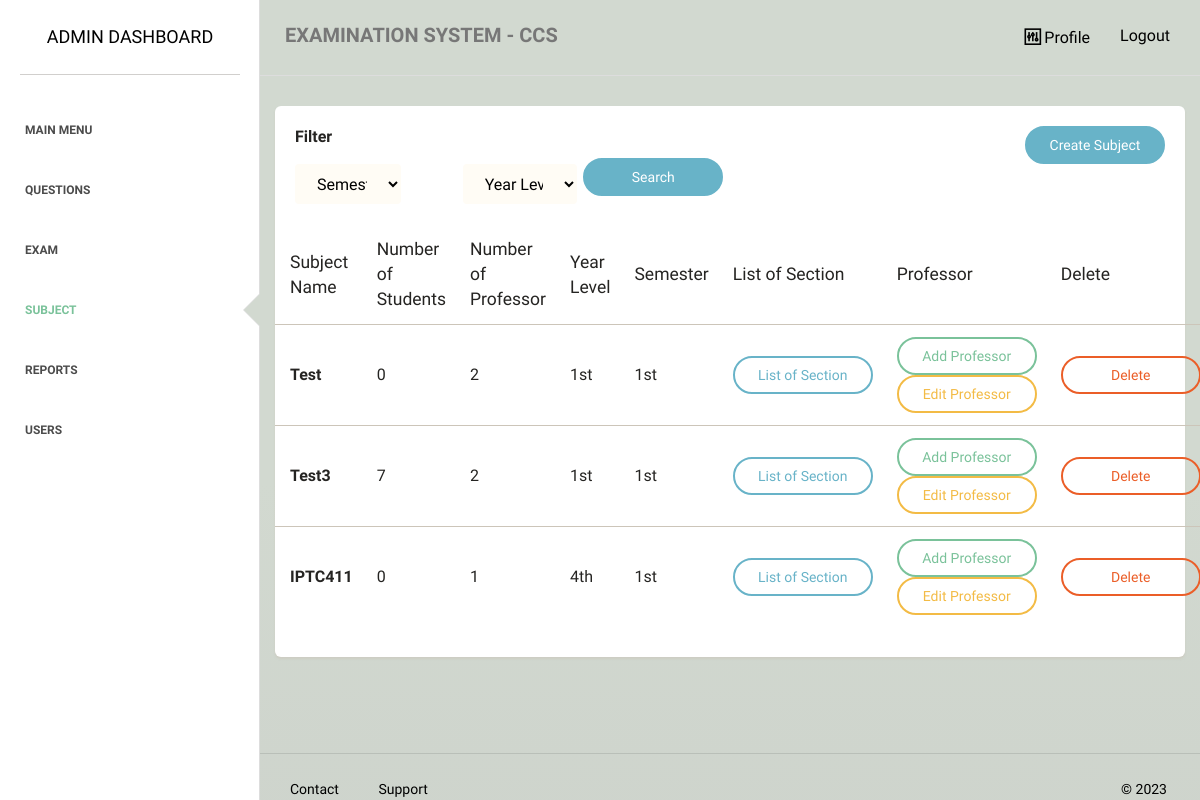
The page /admin/class/ on the database as committed earlier.
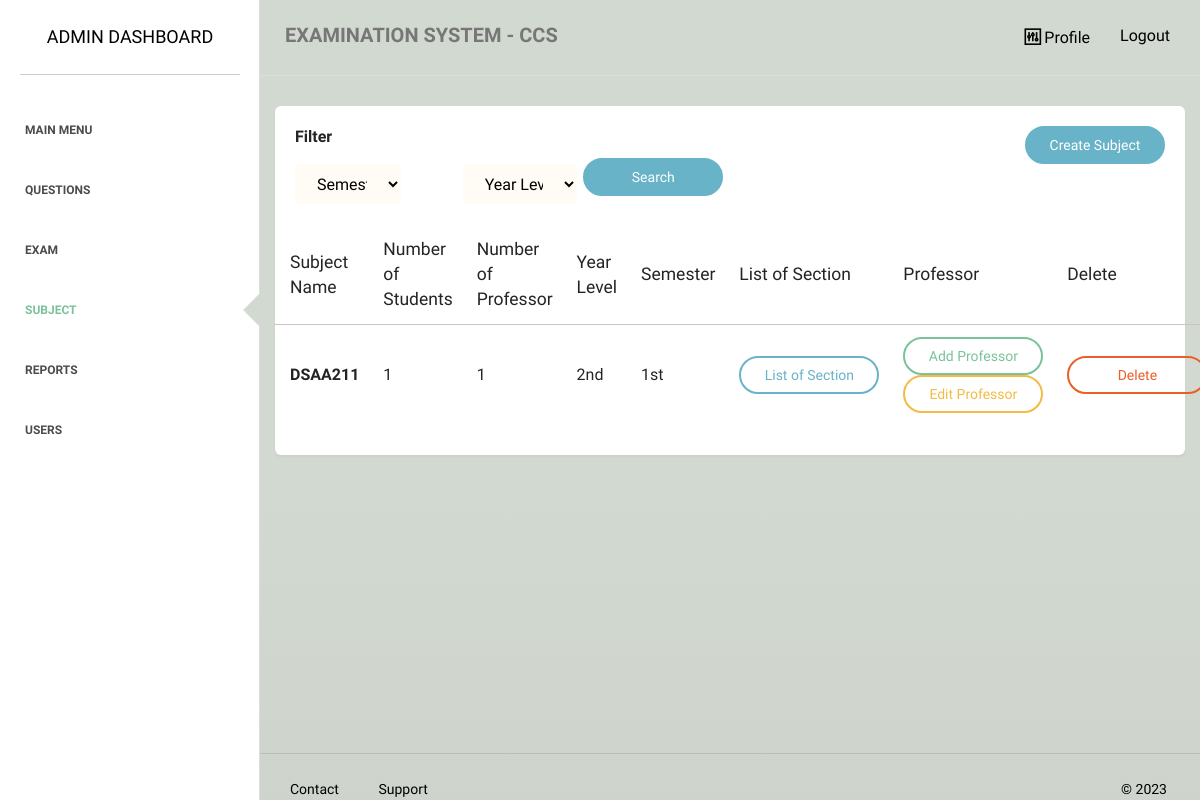
The same page on the database as committed later.
### tables this page shows
CREATE TABLE `subject` (
  `subject_id` int(255) NOT NULL,
  `subject_name` varchar(255) NOT NULL,
  `num_of_student` varchar(255) NOT NULL,
  `rnd_id` varchar(255) NOT NULL,
  `list_of_student` varchar(2000) NOT NULL,
  `semester` varchar(5) NOT NULL,
  `yearlevel` varchar(5) NOT NULL
);

### admin/class/index.php (the view, shortened to what the changed rows need)
<?php
require_once "../../dbconnect.php";
$search1 = $_GET['search1'] ?? '';
$search2 = $_GET['search2'] ?? '';
if ($search1 && $search2) {
    $statement = $pdo->prepare('SELECT s.*, (select count(*) from enrolled_student e where e.subject_id = s.rnd_id) as number_of_stud,
    (select count(*) from prof_subjects p where p.subject_id = s.rnd_id) as number_of_prof FROM subject s WHERE semester like :semester and yearlevel like :yearlevel');
    $statement->bindValue(':semester', "%$search1%");
    $statement->bindValue(':yearlevel', "%$search2%");
} else {
    $statement = $pdo->prepare('SELECT s.*, (select count(*) from enrolled_student e where e.subject_id = s.rnd_id) as number_of_stud,
    (select count(*) from prof_subjects p where p.subject_id = s.rnd_id) as number_of_prof FROM subject s');
}
$statement->execute();
$procdata = $statement->fetchAll(PDO::FETCH_ASSOC);
?>
<!doctype html>
<html lang="en">
<head>
    <link href="../../assets/css/main.css" rel="stylesheet" />
    <link href="../../assets/css/animate.css" rel="stylesheet"/>
    <link href="../../assets/css/paper-dashboard.css" rel="stylesheet"/>
    <link href="../../assets/css/demo.css" rel="stylesheet" />
    <link href="http://maxcdn.bootstrapcdn.com/font-awesome/latest/css/font-awesome.min.css" rel="stylesheet">
    <link href="../../assets/css/themify-icons.css" rel="stylesheet">
</head>
<body>
<div class="wrapper">
    <div class="main-panel">
        <div class="content">
            <div class="container-fluid">
                <div class="row">
                    <div class="">
                        <div class="card ">
                            <div class="content table-responsive table-full-width">
                                <table class="table">
                                    <thead>
                                    	<th>Subject Name</th>
                                    	<th>Number of Students</th>
                                    	<th>Number of Professor</th>
                                    	<th>Year Level</th>
                                    	<th>Semester</th>
                                    	<th>List of Section</th>
                                    	<th>Professor</th>
                                    	<th>Delete</th>
                                    </thead>
                                    <tbody>
                                        <?php foreach ($procdata as $i => $item): ?>
                                        <tr>
                                        	<td style="font-size:medium;"><b><?php echo $item['subject_name']; ?></b></td>
                                        	<td style="font-size:medium;"><?php echo $item['number_of_stud']; ?></td>
                                        	<td style="font-size:medium;"><?php echo $item['number_of_prof']; ?></td>
                                        	<td style="font-size:medium;"><?php echo $item['yearlevel']; ?></td>
                                        	<td style="font-size:medium;"><?php echo $item['semester']; ?></td>
                                            <td style="text-align:center;">
                                                <a href="section.php?id=<?php echo $item['rnd_id']; ?>" class="btn btn-info btn-wd">List of Section</a>
                                            </td>
                                            <td style="text-align:center;">
                                                <a href="enroll_prof.php?id=<?php echo $item['rnd_id']; ?>" class="btn btn-success btn-wd">Add Professor</a>
                                                <a href="edit_prof.php?id=<?php echo $item['rnd_id']; ?>" class="btn btn-warning btn-wd">Edit Professor</a>
                                            </td>
                                            <td style="text-align:center;">
                                                <a href="delete.php?id=<?php echo $item['rnd_id']; ?>"  onclick="return confirm('Are you sure you want to delete <?php echo $item['subject_name']; ?>?')" class="btn btn-danger btn-wd">Delete</a>
                                            </td>
                                        </tr>
                                        <?php endforeach;?>
                                    </tbody>
                                </table>
                            </div>
                        </div>
                    </div>
                </div>
            </div>
        </div>
    </div>
</div>
</body>
</html>

Rows that differ between the two databases and show on the page:
removed subject: subject_name "Test", number_of_stud "0", number_of_prof "2", yearlevel "1st", semester "1st"
removed subject: subject_name "Test3", number_of_stud "7", number_of_prof "2", yearlevel "1st", semester "1st"
removed subject: subject_name "IPTC411", number_of_stud "0", number_of_prof "1", yearlevel "4th", semester "1st"
added subject: subject_name "DSAA211", number_of_stud "1", number_of_prof "1", yearlevel "2nd", semester "1st"
